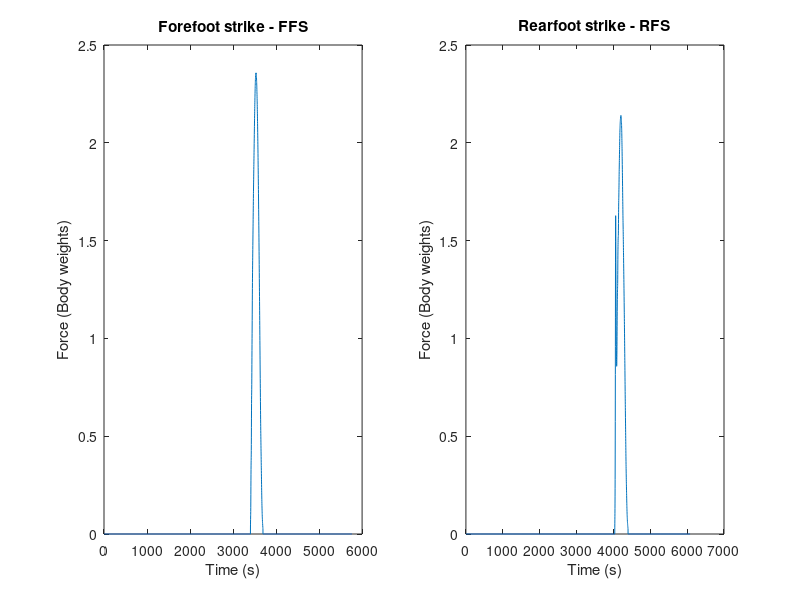
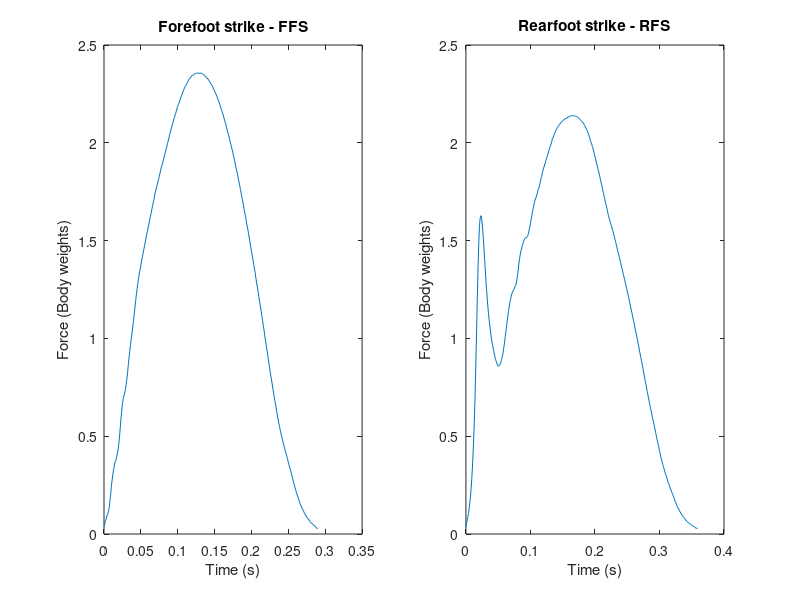

Here is the MATLAB script that generated these plots, in order:
% Aula 8
% GRF_ANALISE.m
% Compara o sinal de plataforma de forca de dois sinais de corrida
% FFS.csv = Corrida de antepe (forefoot strike)
% RFS.csv = Corrida de retrope (rearfoot strike)
% 09/06/2021 - Prof. Paulo Santiago e alunos

pkg load io
close all

% constantes
fs = 1000; % frequencia de aquisicao do sinal
massa_sujeito = 84; % massa do sujeito em kg
acelgravidade = 9.80665; % aceleracao da gravidade


% lendo os arquivos
ffs = dlmread ('FFS.csv',',',7,0);
rfs = dlmread ('RFS.csv',',',7,0);

% definindo a forca vertical e invertendo o sinal 
% e normalizando pelo peso (body weigth)
ffs_fz = -1 * ffs(:, 5) / (massa_sujeito * acelgravidade);
rfs_fz = -1 * rfs(:, 5) / (massa_sujeito * acelgravidade);

% Encontrando os indices (linhas/rows) acima do valor zero
ffs_fz_apoio = find(ffs_fz > 0);
rfs_fz_apoio = find(rfs_fz > 0);

% Selecionando nos dados apenas os valores acima de zero - fase de suporte
ffs_fz_suportfase = ffs_fz(ffs_fz_apoio, :); 
rfs_fz_suportfase = rfs_fz(rfs_fz_apoio, :);

% fazendo os graficos de forca vertical total
subplot(1,2,1)
plot(ffs_fz)
ylabel('Force (Body weights)')
xlabel('Time (s)')
title('Forefoot strike - FFS')

subplot(1,2,2)
plot(rfs_fz)
ylabel('Force (Body weights)')
xlabel('Time (s)')
title('Rearfoot strike - RFS')


% fazendo os graficos de forca vertical apenas do tempo de contato no solo
figure
subplot(1,2,1)
% criando o vetor de tempo para o plot
vtempo_ffs = (0:length(ffs_fz_suportfase)-1) / fs; % vetor tempo
plot(vtempo_ffs, ffs_fz_suportfase)
ylabel('Force (Body weights)')
xlabel('Time (s)')
title('Forefoot strike - FFS')

subplot(1,2,2)
% criando o vetor de tempo para o plot
vtempo_rfs = (0:length(rfs_fz_suportfase)-1) / fs; % vetor tempo
plot(vtempo_rfs, rfs_fz_suportfase)
ylabel('Force (Body weights)')
xlabel('Time (s)')
title('Rearfoot strike - RFS')